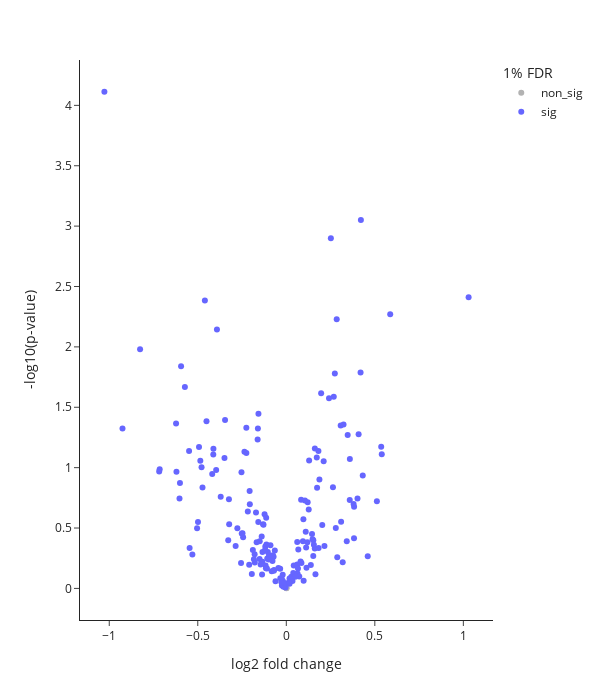

Here is the notebook cell this chart was saved with:
### Code cell
transposed = dataset.mat.transpose()


             # needs to be lpog2 transformed for fold change calculations
transposed = transposed.transform(lambda x: np.log2(x))

transposed[dataset.index_column] = transposed.index
transposed = transposed.reset_index(drop=True)

ValueError: Transform function failed
res_ttest, tlim_ttest = functions.perform_ttest_analysis(
            transposed,
            c1 =list(dataset.metadata[dataset.metadata["disease"]=="type 2 diabetes mellitus"]["sample"]),                                      
    c2=list(dataset.metadata[dataset.metadata["disease"]=="type 2 diabetes mellitus|non-alcoholic fatty liver disease"]["sample"]),
            s0=0.05, 
            n_perm=10,
            fdr=0.01,
            id_col=dataset.index_column,
            parallelize=True
        )

### Figure 1 — Plotly figure (JSON) as saved in the notebook; plotly's stock layout.template omitted (floating-point values rounded to 4 significant figures; data arrays with more than 128 entries replaced by an {"elided": "..."} marker saying what was removed)
{"data": [{"hovertemplate": "<b>%{hovertext}</b><br><br>1% FDR=non_sig<br>log2 fold change=%{x}<br>-log10(p-value)=%{y}<extra></extra>", "hovertext": {"elided": "722 str values"}, "legendgroup": "non_sig", "marker": {"color": "#b2b2b2", "symbol": "circle"}, "mode": "markers", "name": "non_sig", "orientation": "v", "showlegend": true, "type": "scatter", "x": {"elided": "722 float values"}, "xaxis": "x", "y": {"elided": "722 float values"}, "yaxis": "y"}, {"hovertemplate": "<b>%{hovertext}</b><br><br>1% FDR=sig<br>log2 fold change=%{x}<br>-log10(p-value)=%{y}<extra></extra>", "hovertext": {"elided": "177 str values"}, "legendgroup": "sig", "marker": {"color": "#6666ff", "symbol": "circle"}, "mode": "markers", "name": "sig", "orientation": "v", "showlegend": true, "type": "scatter", "x": {"elided": "177 float values"}, "xaxis": "x", "y": {"elided": "177 float values"}, "yaxis": "y"}], "layout": {"height": 700, "legend": {"title": {"text": "1% FDR"}, "tracegroupgap": 0}, "margin": {"t": 60}, "width": 600, "xaxis": {"anchor": "y", "domain": [0, 1], "title": {"text": "log2 fold change"}}, "yaxis": {"anchor": "x", "domain": [0, 1], "title": {"text": "-log10(p-value)"}}}}
